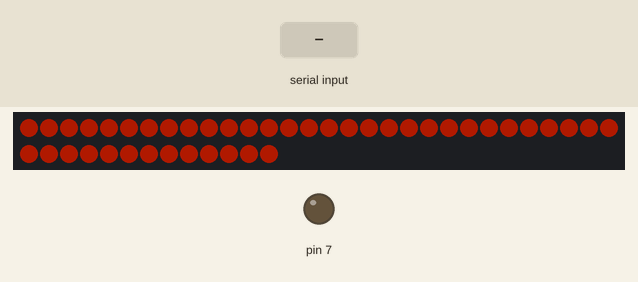
A sketch run on a simulated Arduino Uno, built with avr-gcc and run on an emulated ATmega328P. Shown: 43 RGB LEDs in strip order, left to right, continuing on the next row, output pins drawn as LEDs (lit = HIGH). The inputs (shaded band) are chosen by the test bench. Dim RGB values are drawn brighter than linear; what the sketch prints to the serial monitor is not drawn.

Above: at 1.25 s.
1.3 s: "OFF\n" received over Serial
At 2.5 s:
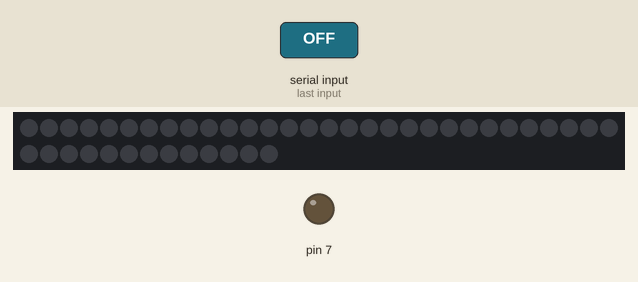
2.8 s: "ON\n" received over Serial
At 5.6 s:
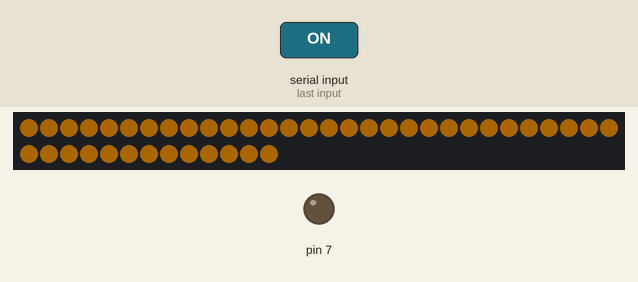
At 11.3 s:
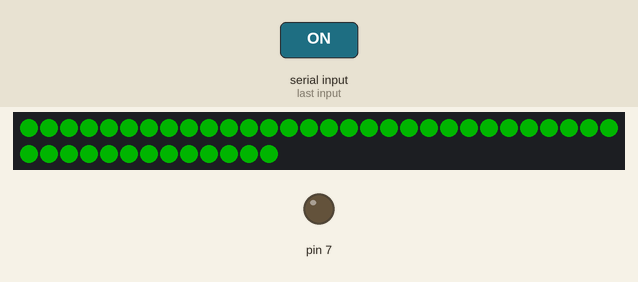

The sketch:

nano_f02_r1.ino
```cpp
/*
  ARDU F02 R1 — smooth color cycle background effect.

  Behavior is adapted from AlexGyver ColorMusic v2.10 light_mode=1 (MIT):
  https://github.com/AlexGyver/ColorMusic

  ARDU adaptation:
  - one WS2812B ring on D6, 43 LEDs;
  - D7 kept LOW until the second ring is intentionally tested;
  - ColorMusic defaults: HUE=0, SAT=255, COLOR_SPEED=100 ms;
  - proven M05 R4 FastLED/UART coexistence fix carried forward.
*/

#include <Arduino.h>

#define FASTLED_ALLOW_INTERRUPTS 1
#include <FastLED.h>

namespace ArduPins {
constexpr uint8_t RING_A = 6;
constexpr uint8_t RING_B = 7;
}

namespace ArduConfig {
constexpr unsigned long SERIAL_BAUD = 115200UL;
constexpr uint8_t FW_REV = 1;

constexpr uint16_t LED_COUNT = 43;
constexpr uint16_t MAX_MILLIAMPS = 500;
constexpr uint8_t DEFAULT_BRIGHTNESS = 64;

constexpr uint8_t DEFAULT_HUE = 0;
constexpr uint8_t DEFAULT_SATURATION = 255;
constexpr uint8_t DEFAULT_SPEED_MS = 100;

constexpr unsigned long SERIAL_RX_GUARD_MS = 5UL;
constexpr size_t RX_BUFFER_SIZE = 64;
}

struct ArduSettings {
  bool power = true;
  uint8_t brightness = ArduConfig::DEFAULT_BRIGHTNESS;
  uint8_t hue = ArduConfig::DEFAULT_HUE;
  uint8_t saturation = ArduConfig::DEFAULT_SATURATION;
  uint8_t speedMs = ArduConfig::DEFAULT_SPEED_MS;
};

ArduSettings settings;
CRGB leds[ArduConfig::LED_COUNT];

char rxBuffer[ArduConfig::RX_BUFFER_SIZE];
size_t rxLength = 0;

unsigned long lastColorStepMs = 0;
unsigned long lastSerialRxMs = 0;
bool frameDirty = true;

bool serialRxGuardActive() {
  return (millis() - lastSerialRxMs) < ArduConfig::SERIAL_RX_GUARD_MS;
}

bool parseByte(const char* text, uint8_t& value) {
  if (text == nullptr || *text == '\0') {
    return false;
  }

  char* end = nullptr;
  const long parsed = strtol(text, &end, 10);

  if (*end != '\0' || parsed < 0 || parsed > 255) {
    return false;
  }

  value = static_cast<uint8_t>(parsed);
  return true;
}

void prepareFrame() {
  FastLED.setBrightness(settings.brightness);

  if (settings.power) {
    fill_solid(
        leds,
        ArduConfig::LED_COUNT,
        CHSV(settings.hue, settings.saturation, 255)
    );
  } else {
    fill_solid(leds, ArduConfig::LED_COUNT, CRGB::Black);
  }

  frameDirty = true;
}

void showFrameIfSafe() {
  if (!frameDirty || serialRxGuardActive()) {
    return;
  }

  FastLED.show();
  frameDirty = false;
}

void updateF02() {
  if (settings.power) {
    const unsigned long now = millis();

    if (now - lastColorStepMs >= settings.speedMs) {
      lastColorStepMs = now;
      ++settings.hue;  // uint8_t wrap = ColorMusic 0..255 cycle.
      prepareFrame();
    }
  }

  showFrameIfSafe();
}

void printStatus() {
  Serial.print(F("STATUS FW=F02 REV="));
  Serial.print(ArduConfig::FW_REV);
  Serial.print(F(" MODE=F02 POWER="));
  Serial.print(settings.power ? F("ON") : F("OFF"));
  Serial.print(F(" BRIGHTNESS="));
  Serial.print(settings.brightness);
  Serial.print(F(" HUE="));
  Serial.print(settings.hue);
  Serial.print(F(" SAT="));
  Serial.print(settings.saturation);
  Serial.print(F(" SPEED_MS="));
  Serial.print(settings.speedMs);
  Serial.print(F(" LEDS="));
  Serial.print(ArduConfig::LED_COUNT);
  Serial.print(F(" FASTLED_IRQ=ON RX_GUARD_MS="));
  Serial.print(ArduConfig::SERIAL_RX_GUARD_MS);
  Serial.print(F(" UPTIME_MS="));
  Serial.println(millis());
}

void handleCommand(char* command) {
  if (strcmp(command, "PING") == 0) {
    Serial.println(F("PONG"));
    return;
  }

  if (strcmp(command, "STATUS") == 0) {
    printStatus();
    return;
  }

  if (strcmp(command, "ON") == 0) {
    settings.power = true;
    lastColorStepMs = millis();
    prepareFrame();
    Serial.println(F("OK"));
    return;
  }

  if (strcmp(command, "OFF") == 0) {
    settings.power = false;
    prepareFrame();
    Serial.println(F("OK"));
    return;
  }

  if (strncmp(command, "BRIGHT ", 7) == 0) {
    uint8_t value = 0;
    if (!parseByte(command + 7, value)) {
      Serial.println(F("ERR BAD_BRIGHTNESS"));
      return;
    }

    settings.brightness = value;
    prepareFrame();
    Serial.print(F("OK BRIGHTNESS="));
    Serial.println(settings.brightness);
    return;
  }

  if (strncmp(command, "HUE ", 4) == 0) {
    uint8_t value = 0;
    if (!parseByte(command + 4, value)) {
      Serial.println(F("ERR BAD_HUE"));
      return;
    }

    settings.hue = value;
    lastColorStepMs = millis();
    prepareFrame();
    Serial.print(F("OK HUE="));
    Serial.println(settings.hue);
    return;
  }

  if (strncmp(command, "SAT ", 4) == 0) {
    uint8_t value = 0;
    if (!parseByte(command + 4, value)) {
      Serial.println(F("ERR BAD_SAT"));
      return;
    }

    settings.saturation = value;
    prepareFrame();
    Serial.print(F("OK SAT="));
    Serial.println(settings.saturation);
    return;
  }

  if (strncmp(command, "SPEED ", 6) == 0) {
    uint8_t value = 0;
    if (!parseByte(command + 6, value) || value == 0) {
      Serial.println(F("ERR BAD_SPEED"));
      return;
    }

    settings.speedMs = value;
    lastColorStepMs = millis();
    Serial.print(F("OK SPEED_MS="));
    Serial.println(settings.speedMs);
    return;
  }

  if (strcmp(command, "HELP") == 0) {
    Serial.println(F("CMDS PING STATUS ON OFF BRIGHT HUE SAT SPEED HELP"));
    Serial.println(F("FORMAT BRIGHT <0..255> | HUE <0..255> | SAT <0..255> | SPEED <1..255>"));
    return;
  }

  Serial.println(F("ERR UNKNOWN_COMMAND"));
}

void pollSerial() {
  while (Serial.available() > 0) {
    const char c = static_cast<char>(Serial.read());
    lastSerialRxMs = millis();

    if (c == '\r') {
      continue;
    }

    if (c == '\n') {
      if (rxLength > 0) {
        rxBuffer[rxLength] = '\0';
        handleCommand(rxBuffer);
        rxLength = 0;
      }
      continue;
    }

    if (rxLength < ArduConfig::RX_BUFFER_SIZE - 1) {
      rxBuffer[rxLength++] = c;
    } else {
      rxLength = 0;
      Serial.println(F("ERR LINE_TOO_LONG"));
    }
  }
}

void setup() {
  Serial.begin(ArduConfig::SERIAL_BAUD);

  pinMode(ArduPins::RING_B, OUTPUT);
  digitalWrite(ArduPins::RING_B, LOW);

  FastLED.addLeds<WS2812B, ArduPins::RING_A, GRB>(
      leds,
      ArduConfig::LED_COUNT
  );
  FastLED.setMaxPowerInVoltsAndMilliamps(
      5,
      ArduConfig::MAX_MILLIAMPS
  );

  prepareFrame();
  showFrameIfSafe();

  Serial.println(F("ARDU NANO F02 R1 READY"));
  printStatus();
}

void loop() {
  pollSerial();
  updateF02();
}
```

Measured:
- after the input at 1.3 s, the LEDs: change at once (image 1)
- after the input at 2.8 s, the LEDs: first change at once (image 2 shows a later state)
